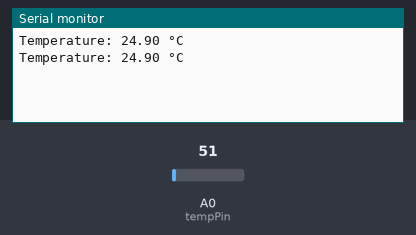
Recording of a sketch running on a simulated Arduino Uno, built with avr-gcc and run on an emulated ATmega328P. On the bench: the last lines printed to the serial monitor. The test bench sets the inputs (shaded band); at power-on: A0 (tempPin) = 51.

Above: at 1.8 s.
1.9 s: A0 (tempPin) set to 61
At 2.8 s:
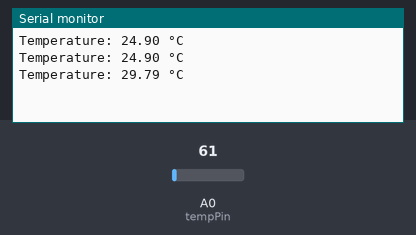
3.4 s: A0 (tempPin) set to 71
At 4.8 s:
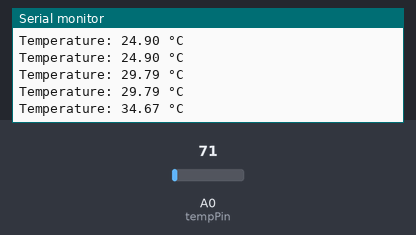
Timing chart, 0 to 6.4 s (numbered marks = the images above; inputs shaded):
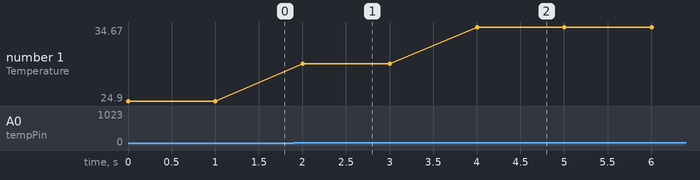

The sketch:

TempExp4.ino
```cpp
// Aim: To measure temperature using LM35 sensor.
// Components: Arduino UNO, LM35.
// Circuit: LM35 output to A0, Vcc to 5V, GND to GND.
// Program:
int tempPin = A0;
float tempC;
void setup() {
Serial.begin(9600);
}
void loop() {
int val = analogRead(tempPin);
tempC = (val * 5.0 * 100.0) / 1024;
Serial.print("Temperature: ");
Serial.print(tempC);
Serial.println(" °C");
delay(1000);
}

// RESULT: Temperature displayed on serial monitor.
```

Measured:
- after the input at 1.9 s, the serial monitor: prints a new line after 0.10 s (image 1)
- after the input at 3.4 s, the serial monitor: prints a new line after 0.60 s (image 2)
- plotted number 1: 24.9 → 29.79 after the input at 1.9 s, 29.79 → 34.67 after the input at 3.4 s
